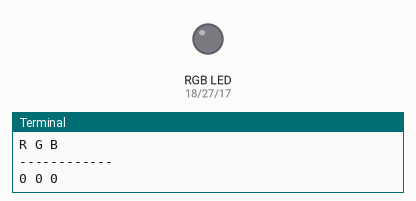
Simulated run of this program. Board: Raspberry Pi (BCM pin numbers). Shown: an RGB LED mixed from three pins (HIGH = lit), the last lines printed to the terminal. Dim RGB values are drawn brighter than linear. At 32.4 s the program stops and its outputs stay as they are.

Above: at 0.1 s.
At 3.69 s:
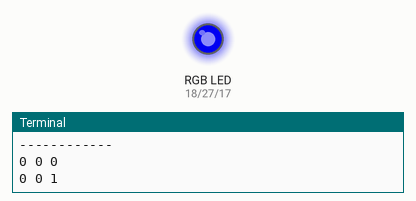
At 7.6 s:
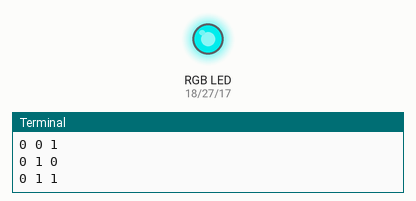
At 15.41 s:
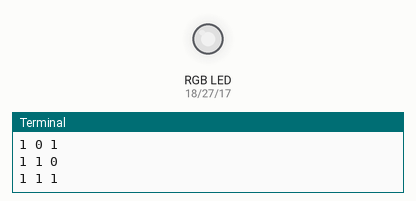
At 23.19 s:
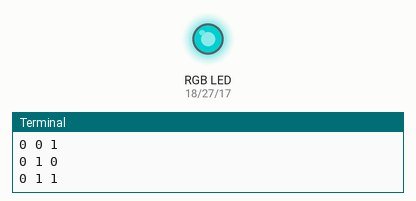
At 32.2 s:
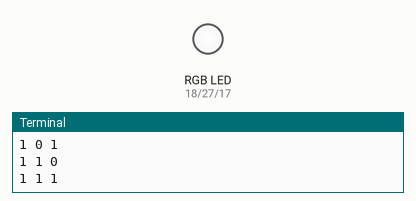
Timing chart, 0 to 33.9 s (numbered marks = the images above):
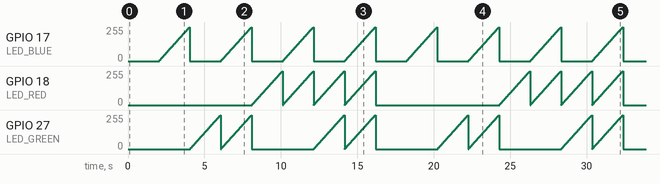

The program:

rgblightswithbuttons.py
```python
import random, time
import RPi.GPIO as GPIO

# set GPIO to broadcom system
GPIO.setmode(GPIO.BCM)

# set pins
LED_RED = 18
LED_GREEN = 27
LED_BLUE = 17

# set pins to output
GPIO.setup(LED_RED, GPIO.OUT)
GPIO.setup(LED_GREEN, GPIO.OUT)
GPIO.setup(LED_BLUE, GPIO.OUT)

Freq = 100 #Mhz

# set LED colors to initial duty cycle of 0 (off)
RED = GPIO.PWM(LED_RED, Freq)
RED.start(0)
GREEN = GPIO.PWM(LED_GREEN, Freq)
GREEN.start(0)
BLUE = GPIO.PWM(LED_BLUE, Freq)
BLUE.start(0)

def color(R, G, B, on_time):

    RED.ChangeDutyCycle(R)
    GREEN.ChangeDutyCycle(G)
    BLUE.ChangeDutyCycle(B)
    time.sleep(on_time)

def cycle_through_colors():
    print("Light it up")
    print("R G B\n------------")
    for runcount in range(0,2):
        for x in range(0,2):
            for y in range(0,2):
                for z in range(0,2):
                    print(x, y, z)
                    for i in range(0, 101):
                        color((x*i),(y*i),(z*i), .02)

def main():
    print("setting up the light config")
    print("starting the lights")
    print("Stage 1: Cycle through the colors")
    cycle_through_colors()
    GPIO.cleanup()

main()
```

Measured:
- by itself, GPIO 17 (LED_BLUE): ramps from 0/255 to 255/255 and jumps back, once every 4.0 s
- by itself, GPIO 27 (LED_GREEN): moves between 0/255 and 255/255, repeating every 8.1 s
